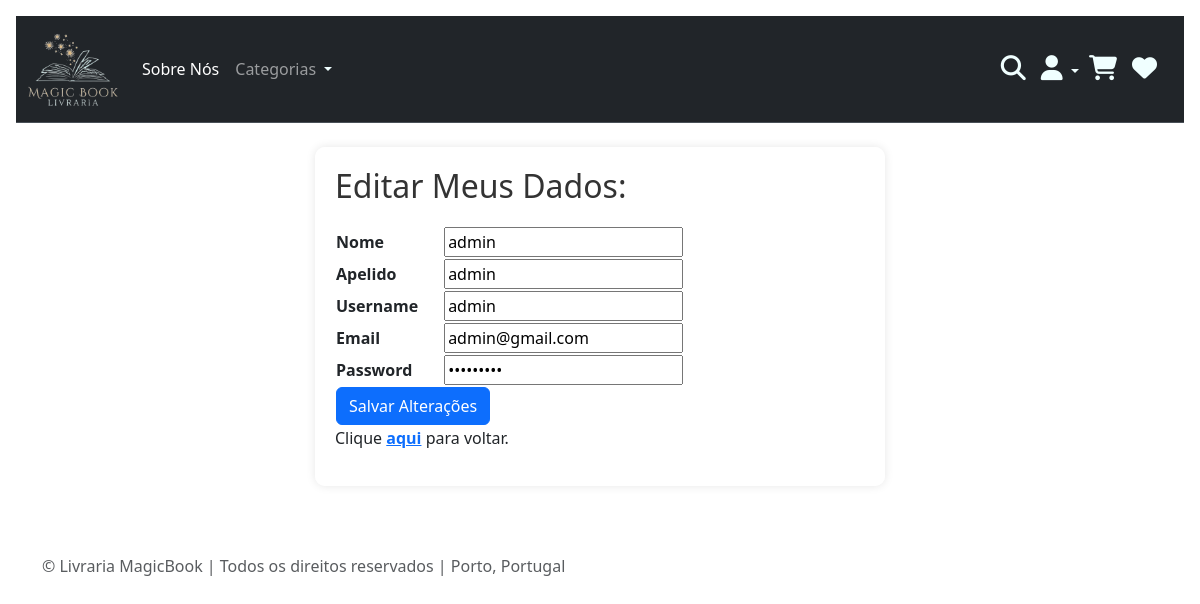
Page /pages/editar_dadosuser.php (signed in) on the committed database.
### tables this page shows
CREATE TABLE `users` (
  `user_id` int(11) NOT NULL,
  `user_type` varchar(20) NOT NULL,
  `picture` varchar(500) NOT NULL,
  `name` varchar(30) NOT NULL,
  `surname` varchar(30) NOT NULL,
  `username` varchar(30) NOT NULL,
  `email` varchar(30) NOT NULL,
  `password` varchar(30) NOT NULL,
  `pass_confirm` varchar(30) NOT NULL,
  `nif` int(8) NOT NULL,
  `address` varchar(30) NOT NULL,
  `phone` varchar(16) NOT NULL,
  `birthday` date NOT NULL
);

### pages/editar_dadosuser.php (the view, shortened to what this page needs)
<?php
$servername = "localhost";
$username = "root";
$password_db = "";
$dbname = "library_magicbook";
$conn = new mysqli($servername, $username, $password_db, $dbname);
$user_id = $_SESSION['user_id'];
$sqlGetUser = "SELECT user_id, name, surname, username, password, email FROM users WHERE user_id = ?";
$stmtGetUser = $conn->prepare($sqlGetUser);
$stmtGetUser->bind_param("i", $user_id);
$stmtGetUser->execute();
$resultGetUser = $stmtGetUser->get_result();
if ($resultGetUser->num_rows > 0) {
    $row = $resultGetUser->fetch_assoc();
} else {
    echo "Usuário não encontrado.";
}
?>
<!DOCTYPE html>
<html lang="pt">
<head>
    <link href="https://cdn.jsdelivr.net/npm/bootstrap@5.3.2/dist/css/bootstrap.min.css" rel="stylesheet">
    <link href="https://getbootstrap.com/docs/5.3/assets/css/docs.css" rel="stylesheet">
    <link rel="stylesheet" type="text/css" href="../Style/style.css">
    <link rel="stylesheet" href="https://cdn.jsdelivr.net/npm/@docsearch/css@3">
    <link href="../assets/dist/css/bootstrap.min.css" rel="stylesheet">
</head>
<body class="p-3 m-0 border-0 bd-example m-0 border-0" style="width:100%; height: 70%;">
  <nav class="navbar bg-dark border-bottom border-body navbar-expand-lg" data-bs-theme="dark">
    <div class="container-fluid">
        <div class="navbar-brand">
            <a href="login.php">
                <img src="../Src/Images/logo.png" alt="logolivraria" id="logolivraria" width="90" height="60" class="img-fluid">
            </a>
        </div>
        <div class="collapse navbar-collapse" id="navbarSupportedContent">
                <ul class="navbar-nav me-auto mb-2 mb-lg-0">
                    <li class="nav-item">
                    <a class="nav-link active" aria-current="page" href="historia.php">Sobre Nós</a>
                </li>
                <li class="nav-item dropdown">
                    <a class="nav-link dropdown-toggle" role="button" data-bs-toggle="dropdown" aria-expanded="false">
                        Categorias
                    </a>
                </li>
            </ul>
            <form class="d-flex">
                <a href="product.php" class="nav-link">
                    <i class="fas fa-search" title="Todos os produtos" style="font-size: 25px; color: azure; margin-right: 15px;"></i>
                </a>
                <li class="nav-item dropdown" style="list-style: none;">
                    <a class="nav-link dropdown-toggle" role="button" data-bs-toggle="dropdown" aria-expanded="false">
                         <i class="fas fa-user" title="Meu perfil" style="font-size: 25px; color: azure;"></i>
                    </a>
                </li>
                <a href="carrinho.php" class="nav-link">
                    <i class="fas fa-shopping-cart" title="Meu carrinho" style="font-size: 25px;color: azure;margin-right: 15px; margin-left: 10px;"></i>
                </a>
                <a href="favorites.php" class="nav-link">
                    <i class="fas fa-heart" title="Meus favoritos" style="font-size: 25px;color: azure;margin-right: 15px;"></i>
                </a>
            </form>
        </div>
    </div>
</nav>
<br>
<div class="container conteudo">
        <div class="row">
            <div class="col-lg-6 secao mx-auto">
                <h2>Editar Meus Dados:</h2>
                <?php if (isset($row)): ?>
                    <form method="post" action="atualizar_dadosuser.php">
    <table class="tabela-usuario">
        <tr>
            <th>Nome</th>
            <td><input type="text" name="name" id="nome" value="<?php echo $row['name']; ?>" /><br></td>
        </tr>
        <tr>
            <th>Apelido</th>
            <td><input type="text" name="surname" id="apelido" value="<?php echo $row['surname']; ?>" /><br></td>
        </tr>
        <tr>
            <th>Username</th>
            <td><input type="text" name="username" id="user_name" value="<?php echo $row['username']; ?>" /><br></td>
        </tr>
        <tr>
            <th>Email</th>
            <td><input type="text" name="email" id="email" value="<?php echo $row['email']; ?>" /><br></td>
        </tr>
        <tr>
            <th>Password</th>
            <td><input type="password" name="password" id="password" value="<?php echo $row['password']; ?>" /><br></td>
        </tr>
        <tr class="centralizar-botao">
            <td colspan="2"><input type="submit" name="Submit" value="Salvar Alterações" class="btn btn-primary"></td>
        </tr>
    </table>
</form>
        <?php endif; ?>
        <p>Clique <a href="user_page.php"><b>aqui</b></a> para voltar.</p>
        </div></div></div>
    <footer class="text-body-secondary py-5">
        <div class="container">
            <p class="mb-1">&copy; Livraria MagicBook | Todos os direitos reservados | Porto, Portugal</p>
        </div>
    </footer>
</body>
</html>

### CSS/style.css (style rules this page uses)
body { background-color: black; }
th { margin: 10px; padding-right: 25px; }
.dropdown-toggle::after { color: azure; }
footer { color:rgb(192, 190, 190); }

### pages/editar_dadosuser.php (style rules this page uses)
.secao { background-color: rgba(255, 255, 255, 0.9); border-radius: 10px; box-shadow: 0px 0px 10px rgba(0, 0, 0, 0.1); padding: 20px; margin-bottom: 20px; }
.secao h2 { color: #333; margin-bottom: 20px; }

### rows in the picture
users: name "admin", surname "admin", username "admin", email "admin@gmail.com"
